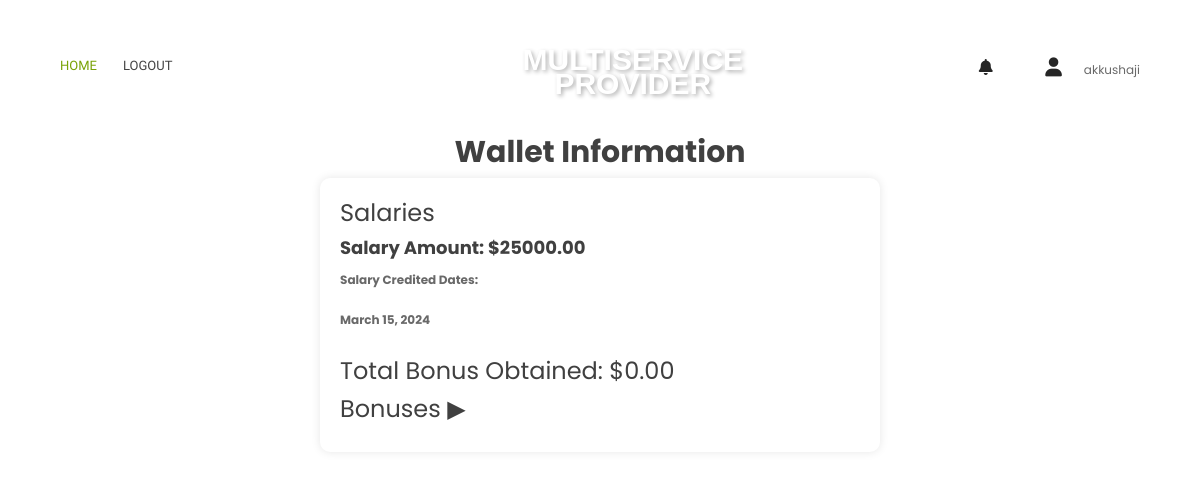
The app's page /wallet/ (signed in), older data.
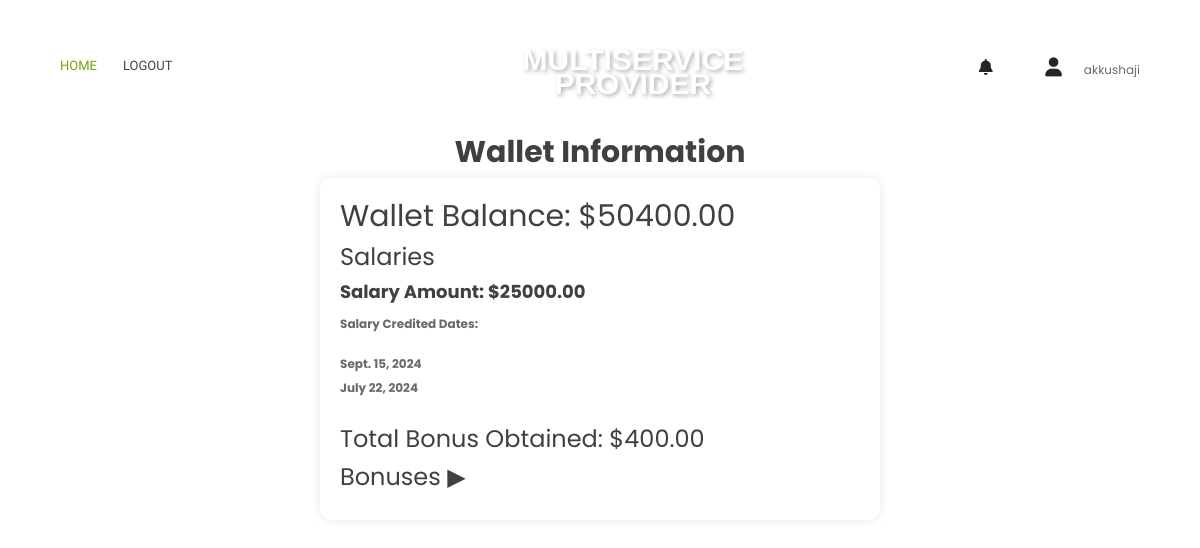
The same page, newer data.
### app1/models.py (models this page shows, shortened)
class MyUser(AbstractUser):
    email = models.EmailField(unique=True)
    password = models.CharField(max_length=128, default="")
    role = models.CharField(max_length=15, default='client')
    userid = models.AutoField(primary_key=True)

class Salary(models.Model):
    salaryid = models.AutoField(primary_key=True)
    userid = models.ForeignKey(MyUser, on_delete=models.CASCADE)
    branchid = models.ForeignKey(Branch, on_delete=models.CASCADE)
    date = models.DateField()
    amount = models.DecimalField(max_digits=10, decimal_places=2)
    status = models.CharField(max_length=15, default='pending')

class Wallet(models.Model):
    walletid = models.AutoField(primary_key=True)
    userid = models.ForeignKey(MyUser, on_delete=models.CASCADE)
    amount = models.DecimalField(max_digits=10, decimal_places=2)

### app1/views.py (the view)
# urls.py: path('wallet/', views.wallet_view, name='wallet'),
@login_required
def wallet_view(request):
    user_wallet = Wallet.objects.filter(userid=request.user)
    user_bonuses = Bonus.objects.filter(userid=request.user)
    user_salaries = Salary.objects.filter(userid=request.user)
    return render(request, 'wallet.html', {'user_wallet': user_wallet, 'user_bonuses': user_bonuses, 'user_salaries': user_salaries})

### app1/templates/wallet.html (shortened to what this page needs)
{% load static %}
<!doctype html>
<html class="no-js" lang="en">
<head>
    <link rel="stylesheet" href="{% static 'userassets/css/bootstrap.min.css' %}">
    <link rel="stylesheet" href="{% static 'userassets/css/font-awesome.min.css' %}">
    <link rel="stylesheet" href="{% static 'userassets/css/ie7.css' %}">
    <link rel="stylesheet" href="{% static 'userassets/css/plugins.css' %}">
    <link rel="stylesheet" href="{% static 'userassets/css/style.css' %}">
    <link rel="stylesheet" href="https://cdnjs.cloudflare.com/ajax/libs/font-awesome/6.0.0/css/all.min.css" />
</head>
<body style="background-image: url('{% static 'userassets/img/bg/mainhead.jpg' %}')">
    <header class="header-area header-sticky">
        <div class="header-container">
            <div class="row">
            <div class="col-lg-5 display-none-md display-none-xs">
                <div class="ht-main-menu">
                    <nav>
                        <ul>
                            <li class="active"><a href="{% url 'workerpage' %}">HOME </a></li>
                            <li><a href="{% url 'user_logout' %}">Logout</a></li>
                        </ul>
                    </nav>
                </div>
            </div>
            <div class="col-lg-2 col-sm-4">
                <div class="logo text-center">
                    <a href="" class="logo-text">
                        MULTISERVICE <span class="provider-text" style="padding-top: 30px;">PROVIDER</span></a>
                </div>
            </div>
            <div class="col-lg-5 col-sm-8">
                <div class="header-content d-flex justify-content-end">
                    <div class="search-wrapper">
                        <a href="#"><span class="icon icon-Search"></span></a>
                    </div>
                    <div class="settings-wrapper">
                        <a href="#"><i class="fas fa-bell"></i></a>
                    </div>
                    <div class="cart-wrapper">
                        <a href="#"><i class="fas fa-user"></i></a>
                        <span>{{ request.user }}</span>
                    </div>
                </div>
            </div>
        </div>
    </div>
</header>
<div>
    <div>
        <div>
            <div class="container">
                    <div class="wallet-content">
                        <h2 class="wallet-head">Wallet Information</h2>
                        <div class="wallet-info-container">
                            <div class="wallet-info">
                                {% if user_wallet %}
                                <h2 id="wallet-balance">Wallet Balance: ${{ user_wallet.0.amount }}</h2>
                                {% else %}
                                <p></p>
                                {% endif %}
                            </div>
                            <h3>Salaries</h3>
                            <div class="salary-list">
                                {% if user_salaries %}
                                <div class="salary-box">
                                    <div class="salary-details">
                                        <h4><p style="font-weight: bolder" id="salary-amount">Salary Amount: ${{ user_salaries.0.amount }}</p></h4>
                                        <p style="font-weight: bolder">Salary Credited Dates:</p>
                                        <ul style="font-weight: bolder">
                                            {% for date in user_salaries %}
                                            <li>{{ date.date }}</li>
                                            {% endfor %}
                                        </ul>
                                    </div>
                                </div>
                                {% else %}
                                <p>No salary information available.</p>
                                {% endif %}
                            </div><br>
                            <h3 id="total-bonus">Total Bonus Obtained: </h3>
                            <h3>
                                Bonuses
                                <span class="arrow" style="cursor: pointer;">▶</span>
                            </h3>
                        </div>
                    </div>
               </div>
            </div>
        </div>
    </div>
</body>
</html>

### static/userassets/css/ie7.css (style rules this page uses)
.icon { font-family: 'Stroke-Gap-Icons'; speak: none; font-style: normal; font-weight: normal; font-variant: normal; text-transform: none; line-height: 1; -webkit-font-smoothing: antialiased; -moz-osx-font-smoothing: grayscale; }
.icon-Search:before { content: "\e6a4"; }

### app1/templates/wallet.html (style rules this page uses)
a.logo-text { font-family: Arial, sans-serif; font-size: 30px; font-weight: bold; text-decoration: none; color: white; text-shadow: 2px 2px 4px rgba(0, 0, 0, 0.3); margin-bottom: 35px; }
span.provider-text { padding-top: 30px !important; }
.wallet-content { max-width: 600px; margin: 10% auto 0; padding: 20px; }
.wallet-info-container { background-color: #fff; border-radius: 10px; box-shadow: 0 0 10px rgba(0, 0, 0, 0.1); padding: 20px; }
.wallet-head { font-weight: bolder; text-align : center; }

Row changes from the older to the newer data that the page shows:
added Wallet: amount "50400.00"
changed Salary: date "March 15, 2024" → "Sept. 15, 2024"
added Salary: date "July 22, 2024"
Text that changed along with them:
text written by a page script: "Total Bonus Obtained: $0.00" → "Total Bonus Obtained: $400.00"
text now shown: "Wallet Balance: $"
